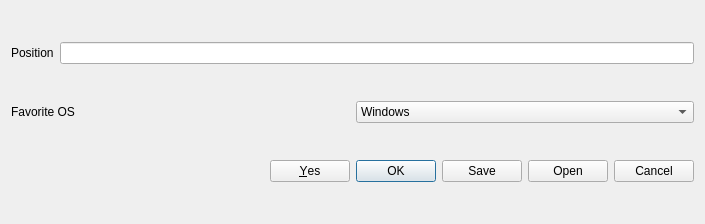
<?xml version="1.0" encoding="UTF-8"?>
<ui version="4.0">
 <class>infoDialog</class>
 <widget class="QDialog" name="infoDialog">
  <property name="geometry">
   <rect>
    <x>0</x>
    <y>0</y>
    <width>705</width>
    <height>224</height>
   </rect>
  </property>
  <property name="windowTitle">
   <string>Dialog</string>
  </property>
  <layout class="QVBoxLayout" name="verticalLayout">
   <item>
    <layout class="QHBoxLayout" name="horizontalLayout">
     <item>
      <widget class="QLabel" name="label">
       <property name="text">
        <string>Position</string>
       </property>
      </widget>
     </item>
     <item>
      <widget class="QLineEdit" name="position_line_edit"/>
     </item>
    </layout>
   </item>
   <item>
    <layout class="QHBoxLayout" name="horizontalLayout_2">
     <item>
      <widget class="QLabel" name="label_2">
       <property name="text">
        <string>Favorite OS</string>
       </property>
      </widget>
     </item>
     <item>
      <widget class="QComboBox" name="favorite_os_combo_box">
       <item>
        <property name="text">
         <string>Windows</string>
        </property>
       </item>
       <item>
        <property name="text">
         <string>LInux</string>
        </property>
       </item>
       <item>
        <property name="text">
         <string>Mac</string>
        </property>
       </item>
      </widget>
     </item>
    </layout>
   </item>
   <item>
    <widget class="QDialogButtonBox" name="button_box">
     <property name="standardButtons">
      <set>QDialogButtonBox::StandardButton::Cancel|QDialogButtonBox::StandardButton::Ok|QDialogButtonBox::StandardButton::Open|QDialogButtonBox::StandardButton::Save|QDialogButtonBox::StandardButton::Yes</set>
     </property>
    </widget>
   </item>
  </layout>
 </widget>
 <resources/>
 <connections/>
</ui>
